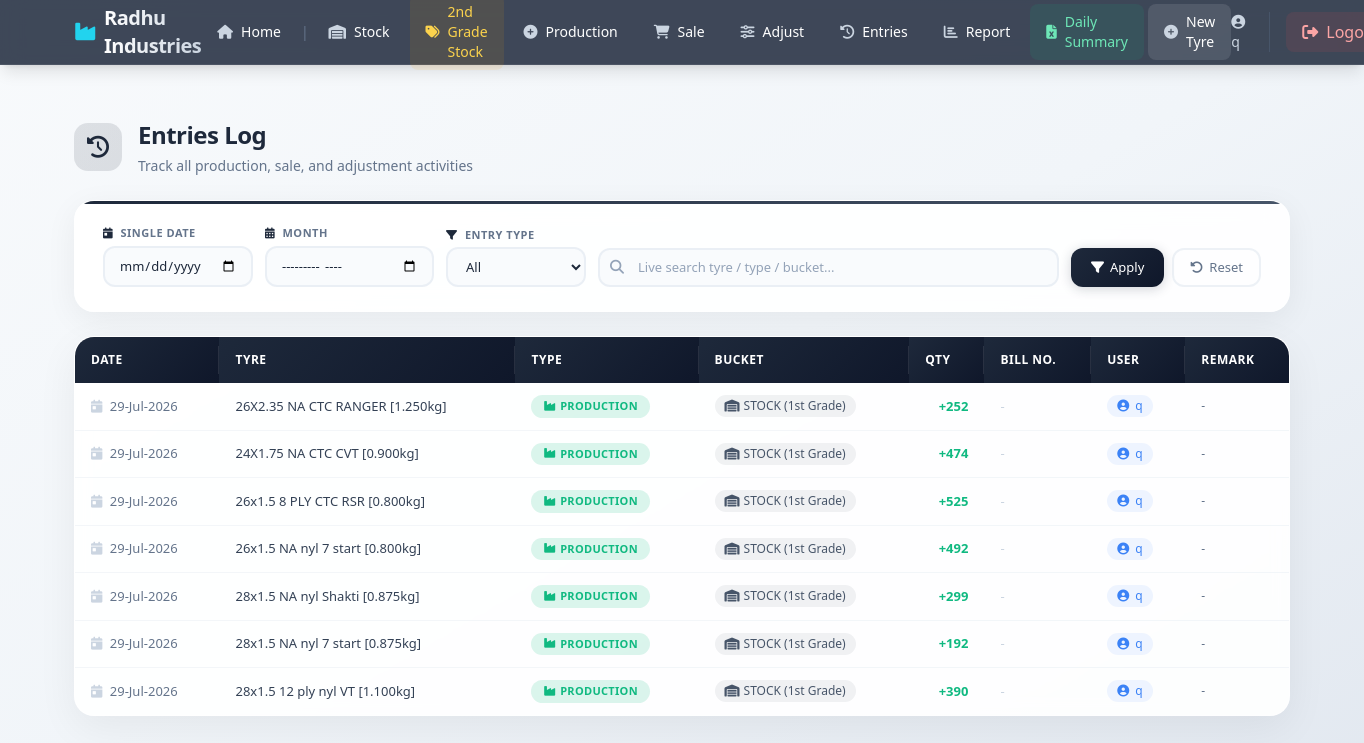
Screenshot of /cycletyre/entries/ (signed in) with the database file from the repository.
### cycletyres/models.py (models this page shows, shortened)
class CycleTyreEntry(models.Model):
    tyre_item = models.ForeignKey(CycleTyreItem, on_delete=models.CASCADE, related_name="entries")
    entry_type = models.CharField(max_length=15, choices=ENTRY_TYPE_CHOICES)
    bucket = models.CharField(max_length=15, choices=BUCKET_CHOICES, default="stock")
    quantity = models.IntegerField(help_text="Enter positive quantity")
    all_curing = models.IntegerField("All Curing", default=0)
    first_grade = models.IntegerField("1st Grade (Black)", default=0)
    second_grade = models.IntegerField("2nd Grade", default=0)
    rejected_grade = models.IntegerField("Rejected Grade", default=0)
    date = models.DateField()
    bill_number = models.CharField(max_length=50, blank=True)
    remark = models.CharField(max_length=255, blank=True)
    user = models.ForeignKey(User, on_delete=models.SET_NULL, null=True, related_name="cycletyre_entries")
    created_at = models.DateTimeField(auto_now_add=True)
    class Meta:
        ordering = ["-date", "-created_at"]
        verbose_name_plural = "Cycle tyre entries"

class CycleTyreItem(models.Model):
    box_type = models.CharField("BOX TYPE", max_length=30)   # e.g. "6 ply"
    size = models.CharField("SIZE", max_length=50)            # e.g. "28 x 1.5"
    material = models.CharField("MATERIAL", max_length=20)    # e.g. CTC / NYL
    brand = models.CharField("BRAND", max_length=80)
    weight = models.DecimalField("Weight (Kg)", max_digits=8, decimal_places=3, default=0.000, help_text="Weight of tyre in Kg")
    stock = models.IntegerField("STOCK (1st Grade / Black)", default=0)
    second_stock = models.IntegerField("2nd Grade Stock", default=0)
    rfm_stock = models.IntegerField("R.F.M. Stock", default=0)
    is_active = models.BooleanField(default=True)
    created_at = models.DateTimeField(auto_now_add=True)
    class Meta:
        ordering = ["size", "box_type", "material", "brand"]
        unique_together = ("box_type", "size", "material", "brand")
    def __str__(self):
        w_str = f" [{self.weight}kg]" if self.weight else ""
        return f"{self.size} {self.box_type} {self.material} {self.brand}{w_str}".strip()

### cycletyres/views.py (the view)
# urls.py: path("entries/", views.entries_log, name="tube_entries_log"),
@login_required
def entries_log(request):
    date_str = request.GET.get("date", "")
    month_str = request.GET.get("month", "")
    entry_type = request.GET.get("type", "")
    entries = CycleTyreEntry.objects.select_related("tyre_item", "user")
    if date_str:
        try:
            d = datetime.datetime.strptime(date_str, "%Y-%m-%d").date()
            entries = entries.filter(date=d)
        except ValueError:
            pass
    elif month_str:
        try:
            y, m = month_str.split("-")
            entries = entries.filter(date__year=int(y), date__month=int(m))
        except ValueError:
            pass
    if entry_type:
        entries = entries.filter(entry_type=entry_type)
    entries = entries[:500]
    context = {
        "entries": entries,
        "date_str": date_str,
        "month_str": month_str,
        "entry_type": entry_type,
    }
    return render(request, "cycletyres/entries_log.html", context)

### templates/cycletyres/entries_log.html (shortened to what this page needs)
{% extends "cycletyres/base.html" %}
{% load static %}
{% block content %}
{% load static %}
<div class="entries-container">
    <div class="page-header">
        <div class="page-header-icon">
            <i class="fas fa-history"></i>
        </div>
        <div>
            <h1>Entries Log</h1>
            <span class="subtitle">Track all production, sale, and adjustment activities</span>
        </div>
    </div>
    <div class="filter-card">
        <form method="get" class="flex flex-wrap gap-3 items-end">
            <div>
                <label class="filter-label">
                    <i class="fas fa-calendar-day"></i> Single Date
                </label>
                <input type="date" name="date" value="{{ date_str }}" class="filter-input">
            </div>
            <div>
                <label class="filter-label">
                    <i class="fas fa-calendar-alt"></i> Month
                </label>
                <input type="month" name="month" value="{{ month_str }}" class="filter-input">
            </div>
            <div>
                <label class="filter-label">
                    <i class="fas fa-filter"></i> Entry Type
                </label>
                <select name="type" class="filter-input">
                    <option value="">All</option>
                </select>
            </div>
            <div class="search-wrapper">
                <i class="fas fa-search search-icon"></i>
                <input type="text"
                       id="liveSearch"
                       placeholder="Live search tyre / type / bucket..."
                       class="search-input">
            </div>
            <div class="flex gap-2 flex-wrap sm:flex-nowrap">
                <button type="submit" class="filter-btn">
                    <i class="fas fa-filter"></i> Apply
                </button>
                <a href="{% url 'cycletyre_entries_log' %}" class="reset-btn">
                    <i class="fas fa-undo-alt"></i> Reset
                </a>
            </div>
        </form>
    </div>
    <div class="table-container" id="entries-table-wrapper">
        <div class="table-wrapper">
            <table class="entries-table" id="entries-table">
                <thead>
                    <tr>
                        <th>Date</th>
                        <th>Tyre</th>
                        <th>Type</th>
                        <th>Bucket</th>
                        <th class="text-right">Qty</th>
                        <th>Bill No.</th>
                        <th>User</th>
                        <th>Remark</th>
                    </tr>
                </thead>
                <tbody id="entries-body">
                    {% for e in entries %}
                    <tr class="entry-row"
                        data-tyre="{{ e.tyre_item|lower }}"
                        data-type="{{ e.entry_type|lower }}"
                        data-bucket="{{ e.get_bucket_display|lower }}"
                        data-user="{{ e.user.username|lower|default:'' }}"
                        data-remark="{{ e.remark|lower|default:'' }}"
                        data-bill="{{ e.bill_number|lower|default:'' }}">
                        <td class="text-slate-500">
                            <i class="fas fa-calendar-day mr-1 text-slate-300"></i>
                            {{ e.date|date:"d-M-Y" }}
                        </td>
                        <td class="font-medium text-slate-700">{{ e.tyre_item }}</td>
                        <td>
                            <span class="type-badge
                                {% if e.entry_type == "production" %}type-production
                                {% elif e.entry_type == "sale" %}type-sale
                                {% else %}type-adjustment{% endif %}">
                                <i class="fas
                                    {% if e.entry_type == "production" %}fa-industry
                                    {% elif e.entry_type == "sale" %}fa-shopping-cart
                                    {% else %}fa-sliders-h{% endif %}">
                                </i>
                                {{ e.entry_type|title }}
                            </span>
                        </td>
                        <td>
                            <span class="bucket-badge">
                                <i class="fas fa-warehouse"></i>
                                {{ e.get_bucket_display }}
                            </span>
                        </td>
                        <td class="text-right">
                            <span class="{% if e.quantity < 0 %}qty-negative{% else %}qty-positive{% endif %}">
                                {% if e.entry_type == "sale" %}-{% endif %}{{ e.quantity|stringformat:"+d" }}
                            </span>
                        </td>
                        <td>
                            {% if e.bill_number %}
                            <span class="bill-number">
                                <i class="fas fa-receipt"></i>
                                {{ e.bill_number }}
                            </span>
                            {% else %}
                            <span class="text-slate-300">-</span>
                            {% endif %}
                        </td>
                        <td>
                            <span class="user-badge">
                                <i class="fas fa-user-circle"></i>
                                {{ e.user.username|default:"-" }}
                            </span>
                        </td>
                        <td>
                            <span class="remark-text" title="{{ e.remark|default:'-' }}">
                                {{ e.remark|default:"-" }}
                            </span>
                        </td>
                    </tr>
                    {% endfor %}
                </tbody>
            </table>
        </div>
    </div>
</div>
{% endblock %}

### templates/base_layout.html (shortened to what this page needs)
{% load static %}
<!DOCTYPE html>
<html lang="en">
<head>
    <script src="https://cdn.tailwindcss.com"></script>
    <link rel="stylesheet" href="https://cdnjs.cloudflare.com/ajax/libs/font-awesome/6.5.0/css/all.min.css">
</head>
<body class="bg-gradient-to-br from-slate-50 via-slate-100 to-slate-200 min-h-screen text-slate-800 font-sans">
{% if user.is_authenticated %}
<nav class="glass-nav text-white sticky top-0 z-50 shadow-lg">
    <div class="max-w-7xl mx-auto px-4 sm:px-6 lg:px-8">
        <div class="flex items-center justify-between h-16">
            <a href="{% url 'home' %}" class="flex items-center gap-2 font-bold text-xl tracking-tight">
                <i class="fas fa-industry text-cyan-400"></i>
                <span class="bg-gradient-to-r from-white to-slate-300 bg-clip-text text-transparent">Radhu Industries</span>
            </a>
            <div class="hidden md:flex items-center gap-1 text-sm font-medium">
                {% block nav_desktop %}{% endblock %}
            </div>
            <div class="flex items-center gap-4">
                <span class="hidden sm:inline text-slate-300 text-sm font-medium border-r border-slate-600 pr-4">
                    <i class="fas fa-user-circle mr-2"></i>{{ user.username }}
                </span>
                <a href="{% url 'logout' %}" class="flex items-center gap-2 px-4 py-2 rounded-lg bg-red-500/10 hover:bg-red-500/20 text-red-300 hover:text-red-200 transition-all">
                    <i class="fas fa-sign-out-alt"></i>
                    <span class="hidden sm:inline">Logout</span>
                </a>
            </div>
        </div>
    </div>
</nav>
{% endif %}
<main class="max-w-7xl mx-auto px-4 sm:px-6 lg:px-8 py-8">
    {% block content %}{% endblock %}
</main>
</body>
</html>

### templates/base_layout.html (style rules this page uses)
.glass-nav { background: rgba(30, 41, 59, 0.85); backdrop-filter: blur(10px); -webkit-backdrop-filter: blur(10px); border-bottom: 1px solid rgba(255,255,255,0.08); }

### rows the page displays
CycleTyreEntry: date "29-Jul-2026", tyre_item "26X2.35 NA CTC RANGER [1.250kg]", entry_type "PRODUCTION", bucket "STOCK (1st Grade)", quantity "+252", user.username "q", remark "-"
CycleTyreEntry: date "29-Jul-2026", tyre_item "24X1.75 NA CTC CVT [0.900kg]", entry_type "PRODUCTION", bucket "STOCK (1st Grade)", quantity "+474", user.username "q", remark "-"
CycleTyreEntry: date "29-Jul-2026", tyre_item "26x1.5 8 PLY CTC RSR [0.800kg]", entry_type "PRODUCTION", bucket "STOCK (1st Grade)", quantity "+525", user.username "q", remark "-"
CycleTyreEntry: date "29-Jul-2026", tyre_item "26x1.5 NA nyl 7 start [0.800kg]", entry_type "PRODUCTION", bucket "STOCK (1st Grade)", quantity "+492", user.username "q", remark "-"
CycleTyreEntry: date "29-Jul-2026", tyre_item "28x1.5 NA nyl Shakti [0.875kg]", entry_type "PRODUCTION", bucket "STOCK (1st Grade)", quantity "+299", user.username "q", remark "-"
CycleTyreEntry: date "29-Jul-2026", tyre_item "28x1.5 NA nyl 7 start [0.875kg]", entry_type "PRODUCTION", bucket "STOCK (1st Grade)", quantity "+192", user.username "q", remark "-"
CycleTyreEntry: date "29-Jul-2026", tyre_item "28x1.5 12 ply nyl VT [1.100kg]", entry_type "PRODUCTION", bucket "STOCK (1st Grade)", quantity "+390", user.username "q", remark "-"

### other values shown
{{ user.username }} "q"
